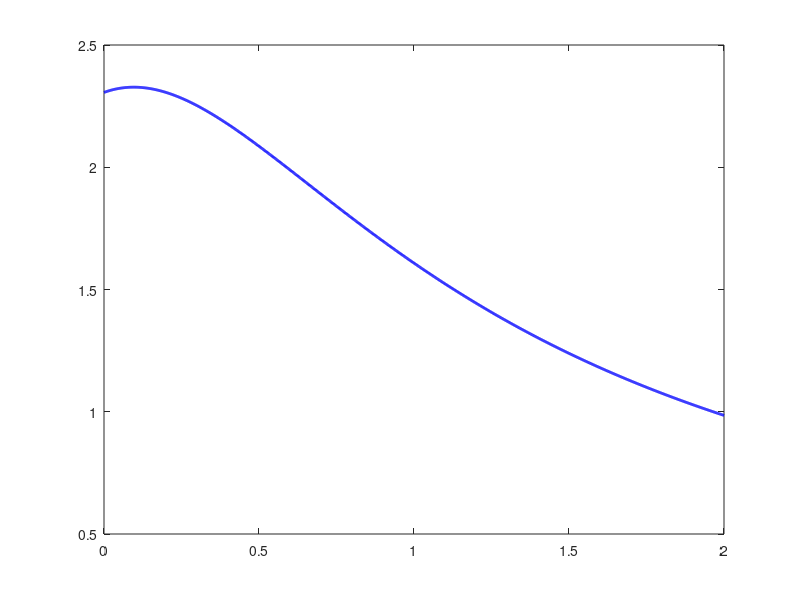

MATLAB code to generate this figure: (Note: this script raises an error after producing the figure.)
addpath('../../../../TP8');
addpath('../../../../TP7');
addpath('../../../../TP6');
addpath('../../../../TP5');
addpath('../../../../TP4');
addpath('../../../../TP3');
addpath('../../../../TP2');
format long;
w = [0.2 ; 0.5 ; 0.8 ; 1.1; 1.4 ; 1.7 ; 2.0];
A = [2.33 ; 2.06  ; 1.78; 1.53; 1.31; 1.13; 0.98];
%ITEM A --------------------

b = A.*(1+w.^2);
f1 = w;
f2 = ones(length(w),1);
f3 = -A.*w;
M = [f1 f2 f3];
C = M'*M;
Y = M'*b;
coef = C\Y
%Resultados:
%beta=1.9425
%alfa=2.3060
%y_rara=0.6423


%ITEM B -----------------
A = @(w) (coef(1)*w + coef(2))./(1+coef(3)*w+w.^2);
dA = @(w) (coef(1)*(1+coef(3)*w+w.^2)-(coef(1).*w+coef(2)).*(coef(3)+2.*w))./((1+coef(3)*w+w.^2).^2);
w_plot = linspace(0,2,1000);
plot(w_plot, A(w_plot), 'b', 'LineWidth',2);
hold on;
%esta entre 0 y 1
[p,h,it] = biseccion(dA,0,1,1000,0.5e-8);
p
A(p)
dA(p)
%resultados
%Amax= 2.3275300
%p=9.6130509e-2
